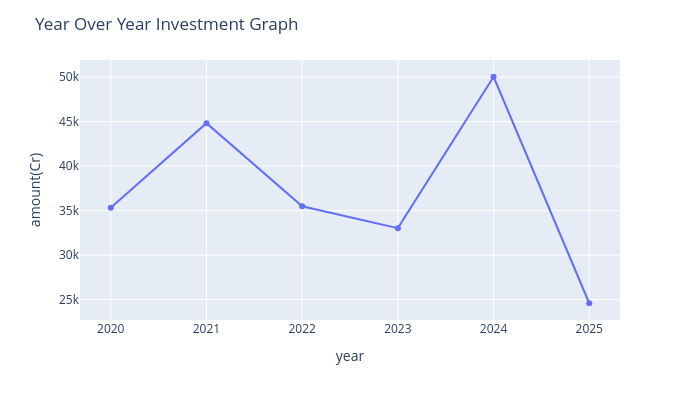

The notebook cell saved with this chart:
### Code cell
fig = px.line(y_o_y_investments,x='year',y='amount(Cr)',markers=True,width=700,height=400)
fig.update_layout(title='Year Over Year Investment Graph')

### Figure 1 — Plotly figure (JSON) as saved in the notebook; plotly's stock layout.template omitted (floating-point values rounded to 4 significant figures)
{"data": [{"hovertemplate": "year=%{x}<br>amount(Cr)=%{y}<extra></extra>", "legendgroup": "", "line": {"color": "#636efa", "dash": "solid"}, "marker": {"symbol": "circle"}, "mode": "lines+markers", "name": "", "orientation": "v", "showlegend": false, "type": "scatter", "x": [2020, 2021, 2022, 2023, 2024, 2025], "xaxis": "x", "y": [35310.0, 44830.0, 35480.0, 33030.0, 50040.0, 24590.0], "yaxis": "y"}], "layout": {"height": 400, "legend": {"tracegroupgap": 0}, "margin": {"t": 60}, "title": {"text": "Year Over Year Investment Graph"}, "width": 700, "xaxis": {"anchor": "y", "domain": [0, 1], "title": {"text": "year"}}, "yaxis": {"anchor": "x", "domain": [0, 1], "title": {"text": "amount(Cr)"}}}}
